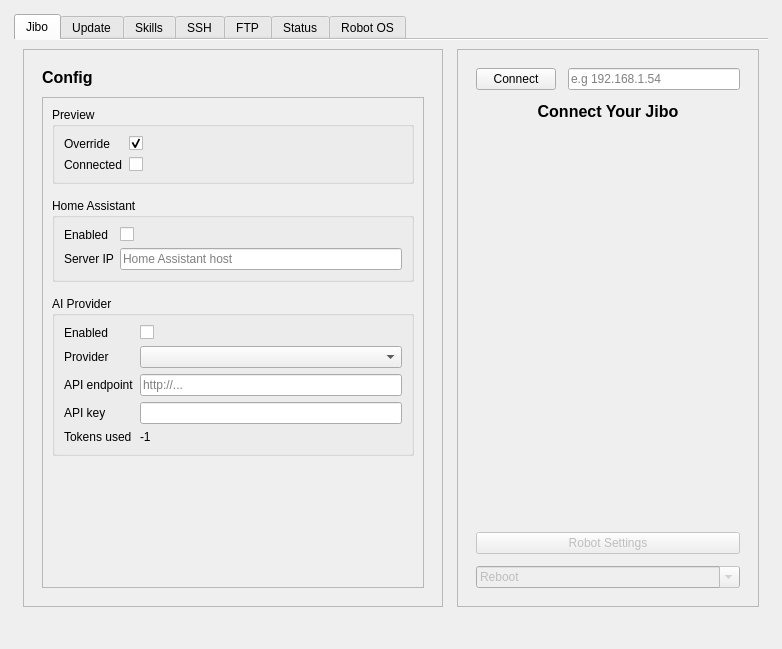
<?xml version="1.0" encoding="UTF-8"?>
<ui version="4.0">
 <class>MainWindow</class>
 <widget class="QMainWindow" name="MainWindow">
  <property name="geometry">
   <rect>
    <x>0</x>
    <y>0</y>
    <width>782</width>
    <height>649</height>
   </rect>
  </property>
  <property name="windowTitle">
   <string>Jibo Tools</string>
  </property>
  <property name="tabShape">
   <enum>QTabWidget::TabShape::Rounded</enum>
  </property>
  <widget class="QWidget" name="centralwidget">
   <layout class="QVBoxLayout" name="rootLayout">
    <property name="spacing">
     <number>12</number>
    </property>
    <property name="leftMargin">
     <number>14</number>
    </property>
    <property name="topMargin">
     <number>14</number>
    </property>
    <property name="rightMargin">
     <number>14</number>
    </property>
    <property name="bottomMargin">
     <number>14</number>
    </property>
    <item>
     <widget class="QTabWidget" name="tabWidget">
      <property name="currentIndex">
       <number>0</number>
      </property>
      <property name="documentMode">
       <bool>true</bool>
      </property>
      <property name="tabsClosable">
       <bool>false</bool>
      </property>
      <property name="movable">
       <bool>false</bool>
      </property>
      <widget class="QWidget" name="tabJibo">
       <attribute name="title">
        <string>Jibo</string>
       </attribute>
       <layout class="QHBoxLayout" name="jiboPageLayout">
        <property name="spacing">
         <number>14</number>
        </property>
        <item>
         <widget class="QFrame" name="configFrame">
          <property name="minimumSize">
           <size>
            <width>420</width>
            <height>0</height>
           </size>
          </property>
          <property name="frameShape">
           <enum>QFrame::Shape::StyledPanel</enum>
          </property>
          <property name="frameShadow">
           <enum>QFrame::Shadow::Raised</enum>
          </property>
          <layout class="QVBoxLayout" name="configLayout">
           <property name="spacing">
            <number>10</number>
           </property>
           <property name="leftMargin">
            <number>18</number>
           </property>
           <property name="topMargin">
            <number>18</number>
           </property>
           <property name="rightMargin">
            <number>18</number>
           </property>
           <property name="bottomMargin">
            <number>18</number>
           </property>
           <item>
            <widget class="QLabel" name="configTitle">
             <property name="font">
              <font>
               <pointsize>12</pointsize>
               <bold>true</bold>
              </font>
             </property>
             <property name="text">
              <string>Config</string>
             </property>
            </widget>
           </item>
           <item>
            <widget class="QScrollArea" name="configScroll">
             <property name="widgetResizable">
              <bool>true</bool>
             </property>
             <widget class="QWidget" name="configScrollContents">
              <property name="geometry">
               <rect>
                <x>0</x>
                <y>0</y>
                <width>380</width>
                <height>478</height>
               </rect>
              </property>
              <layout class="QVBoxLayout" name="configScrollLayout">
               <property name="spacing">
                <number>14</number>
               </property>
               <item>
                <widget class="QGroupBox" name="groupPreview">
                 <property name="title">
                  <string>Preview</string>
                 </property>
                 <layout class="QFormLayout" name="formPreview">
                  <item row="0" column="0">
                   <widget class="QLabel" name="labelOverride">
                    <property name="text">
                     <string>Override</string>
                    </property>
                   </widget>
                  </item>
                  <item row="0" column="1">
                   <widget class="QCheckBox" name="overrideCheck">
                    <property name="text">
                     <string/>
                    </property>
                    <property name="checked">
                     <bool>true</bool>
                    </property>
                   </widget>
                  </item>
                  <item row="1" column="0">
                   <widget class="QLabel" name="labelPreviewConnected">
                    <property name="text">
                     <string>Connected</string>
                    </property>
                   </widget>
                  </item>
                  <item row="1" column="1">
                   <widget class="QCheckBox" name="previewConnectedCheck">
                    <property name="text">
                     <string/>
                    </property>
                   </widget>
                  </item>
                 </layout>
                </widget>
               </item>
               <item>
                <widget class="QGroupBox" name="groupHomeAssistant">
                 <property name="title">
                  <string>Home Assistant</string>
                 </property>
                 <layout class="QFormLayout" name="formHomeAssistant">
                  <item row="0" column="0">
                   <widget class="QLabel" name="labelHaEnable">
                    <property name="text">
                     <string>Enabled</string>
                    </property>
                   </widget>
                  </item>
                  <item row="0" column="1">
                   <widget class="QCheckBox" name="haEnableCheck">
                    <property name="text">
                     <string/>
                    </property>
                   </widget>
                  </item>
                  <item row="1" column="0">
                   <widget class="QLabel" name="labelHaServerIp">
                    <property name="text">
                     <string>Server IP</string>
                    </property>
                   </widget>
                  </item>
                  <item row="1" column="1">
                   <widget class="QLineEdit" name="haServerIpField">
                    <property name="placeholderText">
                     <string>Home Assistant host</string>
                    </property>
                   </widget>
                  </item>
                 </layout>
                </widget>
               </item>
               <item>
                <widget class="QGroupBox" name="groupAiProvider">
                 <property name="title">
                  <string>AI Provider</string>
                 </property>
                 <layout class="QFormLayout" name="formAiProvider">
                  <item row="0" column="0">
                   <widget class="QLabel" name="labelAiEnable">
                    <property name="text">
                     <string>Enabled</string>
                    </property>
                   </widget>
                  </item>
                  <item row="0" column="1">
                   <widget class="QCheckBox" name="aiEnableCheck">
                    <property name="text">
                     <string/>
                    </property>
                   </widget>
                  </item>
                  <item row="1" column="0">
                   <widget class="QLabel" name="labelAiProvider">
                    <property name="text">
                     <string>Provider</string>
                    </property>
                   </widget>
                  </item>
                  <item row="1" column="1">
                   <widget class="QComboBox" name="aiProviderCombo"/>
                  </item>
                  <item row="2" column="0">
                   <widget class="QLabel" name="labelAiEndpoint">
                    <property name="text">
                     <string>API endpoint</string>
                    </property>
                   </widget>
                  </item>
                  <item row="2" column="1">
                   <widget class="QLineEdit" name="aiEndpointField">
                    <property name="placeholderText">
                     <string>http://...</string>
                    </property>
                   </widget>
                  </item>
                  <item row="3" column="0">
                   <widget class="QLabel" name="labelAiKey">
                    <property name="text">
                     <string>API key</string>
                    </property>
                   </widget>
                  </item>
                  <item row="3" column="1">
                   <widget class="QLineEdit" name="aiKeyField">
                    <property name="echoMode">
                     <enum>QLineEdit::EchoMode::Password</enum>
                    </property>
                   </widget>
                  </item>
                  <item row="4" column="0">
                   <widget class="QLabel" name="labelTokens">
                    <property name="text">
                     <string>Tokens used</string>
                    </property>
                   </widget>
                  </item>
                  <item row="4" column="1">
                   <widget class="QLabel" name="tokensUsedLabel">
                    <property name="text">
                     <string>-1</string>
                    </property>
                   </widget>
                  </item>
                 </layout>
                </widget>
               </item>
               <item>
                <spacer name="configBottomSpacer">
                 <property name="orientation">
                  <enum>Qt::Orientation::Vertical</enum>
                 </property>
                 <property name="sizeHint" stdset="0">
                  <size>
                   <width>20</width>
                   <height>40</height>
                  </size>
                 </property>
                </spacer>
               </item>
              </layout>
             </widget>
            </widget>
           </item>
          </layout>
         </widget>
        </item>
        <item>
         <widget class="QFrame" name="jiboCardFrame">
          <property name="frameShape">
           <enum>QFrame::Shape::StyledPanel</enum>
          </property>
          <property name="frameShadow">
           <enum>QFrame::Shadow::Raised</enum>
          </property>
          <layout class="QVBoxLayout" name="jiboCardLayout">
           <property name="spacing">
            <number>12</number>
           </property>
           <property name="leftMargin">
            <number>18</number>
           </property>
           <property name="topMargin">
            <number>18</number>
           </property>
           <property name="rightMargin">
            <number>18</number>
           </property>
           <property name="bottomMargin">
            <number>18</number>
           </property>
           <item>
            <layout class="QHBoxLayout" name="IpConfig">
             <item alignment="Qt::AlignmentFlag::AlignRight">
              <widget class="QPushButton" name="TryToConnect">
               <property name="text">
                <string>Connect</string>
               </property>
               <property name="checkable">
                <bool>false</bool>
               </property>
              </widget>
             </item>
             <item>
              <widget class="QLineEdit" name="JiboIpField">
               <property name="inputMask">
                <string/>
               </property>
               <property name="text">
                <string/>
               </property>
               <property name="placeholderText">
                <string>e.g 192.168.1.54</string>
               </property>
              </widget>
             </item>
            </layout>
           </item>
           <item>
            <layout class="QHBoxLayout" name="jiboHeaderLayout">
             <item>
              <widget class="QLabel" name="jiboTitle">
               <property name="font">
                <font>
                 <pointsize>12</pointsize>
                 <bold>true</bold>
                 <underline>false</underline>
                </font>
               </property>
               <property name="text">
                <string>Connect Your Jibo</string>
               </property>
               <property name="alignment">
                <set>Qt::AlignmentFlag::AlignCenter</set>
               </property>
              </widget>
             </item>
            </layout>
           </item>
           <item>
            <spacer name="jiboTopSpacer">
             <property name="orientation">
              <enum>Qt::Orientation::Vertical</enum>
             </property>
             <property name="sizeHint" stdset="0">
              <size>
               <width>20</width>
               <height>40</height>
              </size>
             </property>
            </spacer>
           </item>
           <item>
            <widget class="QLabel" name="jiboImage">
             <property name="minimumSize">
              <size>
               <width>260</width>
               <height>260</height>
              </size>
             </property>
             <property name="maximumSize">
              <size>
               <width>260</width>
               <height>260</height>
              </size>
             </property>
             <property name="text">
              <string/>
             </property>
             <property name="alignment">
              <set>Qt::AlignmentFlag::AlignCenter</set>
             </property>
            </widget>
           </item>
           <item>
            <spacer name="jiboBottomSpacer">
             <property name="orientation">
              <enum>Qt::Orientation::Vertical</enum>
             </property>
             <property name="sizeType">
              <enum>QSizePolicy::Policy::Minimum</enum>
             </property>
             <property name="sizeHint" stdset="0">
              <size>
               <width>20</width>
               <height>40</height>
              </size>
             </property>
            </spacer>
           </item>
           <item>
            <widget class="QPushButton" name="RobotSettings">
             <property name="enabled">
              <bool>false</bool>
             </property>
             <property name="text">
              <string>Robot Settings</string>
             </property>
             <property name="flat">
              <bool>false</bool>
             </property>
            </widget>
           </item>
           <item>
            <widget class="QComboBox" name="comboBox">
             <property name="enabled">
              <bool>false</bool>
             </property>
             <property name="editable">
              <bool>true</bool>
             </property>
             <property name="currentText">
              <string>Reboot</string>
             </property>
             <property name="placeholderText">
              <string>Reboot</string>
             </property>
            </widget>
           </item>
          </layout>
         </widget>
        </item>
       </layout>
      </widget>
      <widget class="QWidget" name="tabUpdate">
       <attribute name="title">
        <string>Update</string>
       </attribute>
       <layout class="QVBoxLayout" name="updatePageLayout">
        <property name="spacing">
         <number>12</number>
        </property>
        <item>
         <widget class="QFrame" name="updateFrame">
          <property name="frameShape">
           <enum>QFrame::Shape::StyledPanel</enum>
          </property>
          <property name="frameShadow">
           <enum>QFrame::Shadow::Raised</enum>
          </property>
          <layout class="QVBoxLayout" name="updateFrameLayout">
           <property name="spacing">
            <number>12</number>
           </property>
           <property name="leftMargin">
            <number>18</number>
           </property>
           <property name="topMargin">
            <number>18</number>
           </property>
           <property name="rightMargin">
            <number>18</number>
           </property>
           <property name="bottomMargin">
            <number>18</number>
           </property>
           <item>
            <widget class="QLabel" name="updateInfoText">
             <property name="text">
              <string>Installer and updater remain available via CLI. Use the buttons below to launch their GUIs.</string>
             </property>
             <property name="wordWrap">
              <bool>true</bool>
             </property>
            </widget>
           </item>
           <item>
            <spacer name="updateSpacer">
             <property name="orientation">
              <enum>Qt::Orientation::Vertical</enum>
             </property>
             <property name="sizeHint" stdset="0">
              <size>
               <width>20</width>
               <height>40</height>
              </size>
             </property>
            </spacer>
           </item>
           <item>
            <layout class="QHBoxLayout" name="updateButtonsLayout">
             <property name="spacing">
              <number>12</number>
             </property>
             <item>
              <widget class="QPushButton" name="installButton">
               <property name="text">
                <string>Install</string>
               </property>
              </widget>
             </item>
             <item>
              <widget class="QPushButton" name="checkUpdatesButton">
               <property name="text">
                <string>Check for updates</string>
               </property>
              </widget>
             </item>
            </layout>
           </item>
          </layout>
         </widget>
        </item>
       </layout>
      </widget>
      <widget class="QWidget" name="tabSkills">
       <attribute name="title">
        <string>Skills</string>
       </attribute>
       <layout class="QVBoxLayout" name="skillsLayout">
        <item>
         <widget class="QLabel" name="skillsComingSoon">
          <property name="text">
           <string>Coming soon.</string>
          </property>
         </widget>
        </item>
       </layout>
      </widget>
      <widget class="QWidget" name="tabSsh">
       <attribute name="title">
        <string>SSH</string>
       </attribute>
       <layout class="QVBoxLayout" name="sshLayout">
        <item>
         <widget class="QLabel" name="sshComingSoon">
          <property name="text">
           <string>Coming soon.</string>
          </property>
         </widget>
        </item>
       </layout>
      </widget>
      <widget class="QWidget" name="tabFtp">
       <attribute name="title">
        <string>FTP</string>
       </attribute>
       <layout class="QVBoxLayout" name="ftpLayout">
        <item>
         <widget class="QLabel" name="ftpComingSoon">
          <property name="text">
           <string>Coming soon.</string>
          </property>
         </widget>
        </item>
       </layout>
      </widget>
      <widget class="QWidget" name="tabStatus">
       <attribute name="title">
        <string>Status</string>
       </attribute>
       <layout class="QVBoxLayout" name="statusLayout">
        <property name="spacing">
         <number>10</number>
        </property>
        <item>
         <layout class="QHBoxLayout" name="statusRow">
          <property name="spacing">
           <number>10</number>
          </property>
          <item>
           <widget class="QLabel" name="statusDot">
            <property name="minimumSize">
             <size>
              <width>10</width>
              <height>10</height>
             </size>
            </property>
            <property name="maximumSize">
             <size>
              <width>10</width>
              <height>10</height>
             </size>
            </property>
            <property name="text">
             <string/>
            </property>
           </widget>
          </item>
          <item>
           <widget class="QLabel" name="statusText">
            <property name="text">
             <string>No Jibo IP configured</string>
            </property>
            <property name="wordWrap">
             <bool>true</bool>
            </property>
           </widget>
          </item>
         </layout>
        </item>
       </layout>
      </widget>
      <widget class="QWidget" name="tabRobotOs">
       <attribute name="title">
        <string>Robot OS</string>
       </attribute>
       <layout class="QVBoxLayout" name="robotOsLayout">
        <item>
         <widget class="QLabel" name="robotOsComingSoon">
          <property name="text">
           <string>Coming soon.</string>
          </property>
         </widget>
        </item>
       </layout>
      </widget>
     </widget>
    </item>
   </layout>
  </widget>
  <widget class="QStatusBar" name="statusbar">
   <property name="sizeGripEnabled">
    <bool>false</bool>
   </property>
  </widget>
 </widget>
 <resources/>
 <connections/>
</ui>
